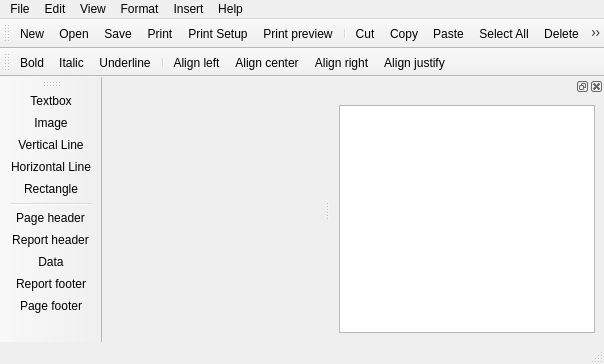
<?xml version="1.0" encoding="UTF-8"?>
<ui version="4.0">
 <class>QReportDesignerWindow</class>
 <widget class="QMainWindow" name="QReportDesignerWindow">
  <property name="geometry">
   <rect>
    <x>0</x>
    <y>0</y>
    <width>604</width>
    <height>364</height>
   </rect>
  </property>
  <property name="windowTitle">
   <string>QtReport</string>
  </property>
  <widget class="QWidget" name="centralwidget"/>
  <widget class="QMenuBar" name="menubar">
   <property name="geometry">
    <rect>
     <x>0</x>
     <y>0</y>
     <width>604</width>
     <height>19</height>
    </rect>
   </property>
   <widget class="QMenu" name="menuHelp">
    <property name="title">
     <string>Help</string>
    </property>
    <addaction name="actionHelp"/>
    <addaction name="actionAbout"/>
    <addaction name="actionAbout_Qt"/>
   </widget>
   <widget class="QMenu" name="menuInsert">
    <property name="title">
     <string>Insert</string>
    </property>
    <addaction name="actionInsertTextbox"/>
    <addaction name="actionInsertImage"/>
    <addaction name="actionInsertVerticalLine"/>
    <addaction name="actionInsertHorizontalLine"/>
    <addaction name="actionInsertRectangle"/>
    <addaction name="separator"/>
    <addaction name="actionInsertPageHeader"/>
    <addaction name="actionInsertReportHeader"/>
    <addaction name="actionInsertData"/>
    <addaction name="actionInsertReportFooter"/>
    <addaction name="actionInsertPageFooter"/>
   </widget>
   <widget class="QMenu" name="menuEdit">
    <property name="title">
     <string>Edit</string>
    </property>
    <addaction name="actionUndo"/>
    <addaction name="actionRedo"/>
    <addaction name="separator"/>
    <addaction name="actionCut"/>
    <addaction name="actionCopy"/>
    <addaction name="actionPaste"/>
    <addaction name="separator"/>
    <addaction name="actionSelect_All"/>
    <addaction name="actionDelete"/>
   </widget>
   <widget class="QMenu" name="menuFile">
    <property name="title">
     <string>File</string>
    </property>
    <addaction name="actionNew"/>
    <addaction name="actionOpen"/>
    <addaction name="actionSave"/>
    <addaction name="actionSave_As"/>
    <addaction name="separator"/>
    <addaction name="actionPrint_Setup"/>
    <addaction name="actionPrint"/>
    <addaction name="actionPrint_preview"/>
    <addaction name="separator"/>
    <addaction name="actionExit"/>
   </widget>
   <widget class="QMenu" name="menuFormat">
    <property name="title">
     <string>Format</string>
    </property>
    <addaction name="actionBold"/>
    <addaction name="actionItalic"/>
    <addaction name="actionUnderline"/>
    <addaction name="separator"/>
    <addaction name="actionAlignLeft"/>
    <addaction name="actionAlignCenter"/>
    <addaction name="actionAlignRight"/>
    <addaction name="actionAlignJustify"/>
    <addaction name="separator"/>
    <addaction name="actionProperties"/>
   </widget>
   <widget class="QMenu" name="menuView">
    <property name="title">
     <string>View</string>
    </property>
    <widget class="QMenu" name="menuZoom">
     <property name="title">
      <string>Zoom</string>
     </property>
     <addaction name="actionZoom25"/>
     <addaction name="actionZoom50"/>
     <addaction name="actionZoom75"/>
     <addaction name="actionZoom100"/>
     <addaction name="actionZoom200"/>
     <addaction name="actionZoom400"/>
    </widget>
    <widget class="QMenu" name="menuGrid">
     <property name="title">
      <string>Grid</string>
     </property>
     <addaction name="actionGridNone"/>
     <addaction name="actionGridDots"/>
     <addaction name="actionGridLines"/>
    </widget>
    <addaction name="separator"/>
    <addaction name="menuZoom"/>
    <addaction name="menuGrid"/>
    <addaction name="actionAlignToGrid"/>
    <addaction name="actionShowRulers"/>
   </widget>
   <addaction name="menuFile"/>
   <addaction name="menuEdit"/>
   <addaction name="menuView"/>
   <addaction name="menuFormat"/>
   <addaction name="menuInsert"/>
   <addaction name="menuHelp"/>
  </widget>
  <widget class="QStatusBar" name="statusbar"/>
  <widget class="QDockWidget" name="dockWidget">
   <attribute name="dockWidgetArea">
    <number>2</number>
   </attribute>
   <widget class="QWidget" name="dockWidgetContents">
    <layout class="QVBoxLayout" name="verticalLayout">
     <item>
      <widget class="QTreeWidget" name="treeWidgetFields">
       <attribute name="headerVisible">
        <bool>false</bool>
       </attribute>
       <column>
        <property name="text">
         <string notr="true">1</string>
        </property>
       </column>
      </widget>
     </item>
    </layout>
   </widget>
  </widget>
  <widget class="QToolBar" name="toolBar">
   <property name="windowTitle">
    <string>toolBar</string>
   </property>
   <property name="movable">
    <bool>true</bool>
   </property>
   <property name="toolButtonStyle">
    <enum>Qt::ToolButtonIconOnly</enum>
   </property>
   <attribute name="toolBarArea">
    <enum>LeftToolBarArea</enum>
   </attribute>
   <attribute name="toolBarBreak">
    <bool>false</bool>
   </attribute>
   <addaction name="actionInsertTextbox"/>
   <addaction name="actionInsertImage"/>
   <addaction name="actionInsertVerticalLine"/>
   <addaction name="actionInsertHorizontalLine"/>
   <addaction name="actionInsertRectangle"/>
   <addaction name="separator"/>
   <addaction name="actionInsertPageHeader"/>
   <addaction name="actionInsertReportHeader"/>
   <addaction name="actionInsertData"/>
   <addaction name="actionInsertReportFooter"/>
   <addaction name="actionInsertPageFooter"/>
  </widget>
  <widget class="QToolBar" name="toolBar_2">
   <property name="windowTitle">
    <string>toolBar_2</string>
   </property>
   <attribute name="toolBarArea">
    <enum>TopToolBarArea</enum>
   </attribute>
   <attribute name="toolBarBreak">
    <bool>false</bool>
   </attribute>
   <addaction name="actionNew"/>
   <addaction name="actionOpen"/>
   <addaction name="actionSave"/>
   <addaction name="actionPrint"/>
   <addaction name="actionPrint_Setup"/>
   <addaction name="actionPrint_preview"/>
   <addaction name="separator"/>
   <addaction name="actionCut"/>
   <addaction name="actionCopy"/>
   <addaction name="actionPaste"/>
   <addaction name="actionSelect_All"/>
   <addaction name="actionDelete"/>
   <addaction name="separator"/>
   <addaction name="actionAlignToGrid"/>
  </widget>
  <widget class="QToolBar" name="toolBar_3">
   <property name="windowTitle">
    <string>toolBar_3</string>
   </property>
   <attribute name="toolBarArea">
    <enum>TopToolBarArea</enum>
   </attribute>
   <attribute name="toolBarBreak">
    <bool>true</bool>
   </attribute>
   <addaction name="actionBold"/>
   <addaction name="actionItalic"/>
   <addaction name="actionUnderline"/>
   <addaction name="separator"/>
   <addaction name="actionAlignLeft"/>
   <addaction name="actionAlignCenter"/>
   <addaction name="actionAlignRight"/>
   <addaction name="actionAlignJustify"/>
  </widget>
  <action name="actionZoom25">
   <property name="checkable">
    <bool>true</bool>
   </property>
   <property name="text">
    <string>25%</string>
   </property>
  </action>
  <action name="actionZoom50">
   <property name="checkable">
    <bool>true</bool>
   </property>
   <property name="text">
    <string>50%</string>
   </property>
  </action>
  <action name="actionZoom75">
   <property name="checkable">
    <bool>true</bool>
   </property>
   <property name="text">
    <string>75%</string>
   </property>
  </action>
  <action name="actionZoom100">
   <property name="checkable">
    <bool>true</bool>
   </property>
   <property name="text">
    <string>100%</string>
   </property>
  </action>
  <action name="actionZoom200">
   <property name="checkable">
    <bool>true</bool>
   </property>
   <property name="text">
    <string>200%</string>
   </property>
  </action>
  <action name="actionZoom400">
   <property name="checkable">
    <bool>true</bool>
   </property>
   <property name="text">
    <string>400%</string>
   </property>
  </action>
  <action name="actionNew">
   <property name="icon">
    <iconset resource="resources.qrc">
     <normaloff>:/designer/new_document</normaloff>:/designer/new_document</iconset>
   </property>
   <property name="text">
    <string>New</string>
   </property>
   <property name="shortcut">
    <string>Ctrl+N</string>
   </property>
  </action>
  <action name="actionSave">
   <property name="icon">
    <iconset resource="resources.qrc">
     <normaloff>:/designer/save</normaloff>:/designer/save</iconset>
   </property>
   <property name="text">
    <string>Save</string>
   </property>
   <property name="shortcut">
    <string>Ctrl+S</string>
   </property>
  </action>
  <action name="actionSave_As">
   <property name="icon">
    <iconset resource="resources.qrc">
     <normaloff>:/designer/save_as</normaloff>:/designer/save_as</iconset>
   </property>
   <property name="text">
    <string>Save As...</string>
   </property>
  </action>
  <action name="actionPrint_Setup">
   <property name="icon">
    <iconset resource="resources.qrc">
     <normaloff>:/designer/page_setup</normaloff>:/designer/page_setup</iconset>
   </property>
   <property name="text">
    <string>Print Setup</string>
   </property>
  </action>
  <action name="actionPrint_preview">
   <property name="icon">
    <iconset resource="resources.qrc">
     <normaloff>:/designer/document_preview</normaloff>:/designer/document_preview</iconset>
   </property>
   <property name="text">
    <string>Print preview</string>
   </property>
  </action>
  <action name="actionPrint">
   <property name="icon">
    <iconset resource="resources.qrc">
     <normaloff>:/designer/print</normaloff>:/designer/print</iconset>
   </property>
   <property name="text">
    <string>Print...</string>
   </property>
   <property name="shortcut">
    <string>Ctrl+P</string>
   </property>
  </action>
  <action name="actionExit">
   <property name="icon">
    <iconset resource="resources.qrc">
     <normaloff>:/designer/exit</normaloff>:/designer/exit</iconset>
   </property>
   <property name="text">
    <string>Exit</string>
   </property>
  </action>
  <action name="actionAbout">
   <property name="icon">
    <iconset resource="resources.qrc">
     <normaloff>:/designer/information</normaloff>:/designer/information</iconset>
   </property>
   <property name="text">
    <string>About...</string>
   </property>
  </action>
  <action name="actionHelp">
   <property name="text">
    <string>Help</string>
   </property>
   <property name="shortcut">
    <string>F1</string>
   </property>
  </action>
  <action name="actionInsertTextbox">
   <property name="icon">
    <iconset resource="resources.qrc">
     <normaloff>:/designer/textbox</normaloff>:/designer/textbox</iconset>
   </property>
   <property name="text">
    <string>Textbox</string>
   </property>
  </action>
  <action name="actionInsertImage">
   <property name="icon">
    <iconset resource="resources.qrc">
     <normaloff>:/designer/image</normaloff>:/designer/image</iconset>
   </property>
   <property name="text">
    <string>Image</string>
   </property>
  </action>
  <action name="actionInsertVerticalLine">
   <property name="icon">
    <iconset resource="resources.qrc">
     <normaloff>:/designer/vline</normaloff>:/designer/vline</iconset>
   </property>
   <property name="text">
    <string>Vertical Line</string>
   </property>
  </action>
  <action name="actionInsertHorizontalLine">
   <property name="icon">
    <iconset resource="resources.qrc">
     <normaloff>:/designer/hline</normaloff>:/designer/hline</iconset>
   </property>
   <property name="text">
    <string>Horizontal Line</string>
   </property>
  </action>
  <action name="actionInsertPageHeader">
   <property name="icon">
    <iconset resource="resources.qrc">
     <normaloff>:/designer/section_page_header</normaloff>:/designer/section_page_header</iconset>
   </property>
   <property name="text">
    <string>Page header</string>
   </property>
  </action>
  <action name="actionInsertReportHeader">
   <property name="icon">
    <iconset resource="resources.qrc">
     <normaloff>:/designer/section_report_header</normaloff>:/designer/section_report_header</iconset>
   </property>
   <property name="text">
    <string>Report header</string>
   </property>
  </action>
  <action name="actionInsertData">
   <property name="icon">
    <iconset resource="resources.qrc">
     <normaloff>:/designer/section_data</normaloff>:/designer/section_data</iconset>
   </property>
   <property name="text">
    <string>Data</string>
   </property>
  </action>
  <action name="actionInsertReportFooter">
   <property name="icon">
    <iconset resource="resources.qrc">
     <normaloff>:/designer/section_report_footer</normaloff>:/designer/section_report_footer</iconset>
   </property>
   <property name="text">
    <string>Report footer</string>
   </property>
  </action>
  <action name="actionInsertPageFooter">
   <property name="icon">
    <iconset resource="resources.qrc">
     <normaloff>:/designer/section_page_footer</normaloff>:/designer/section_page_footer</iconset>
   </property>
   <property name="text">
    <string>Page footer</string>
   </property>
  </action>
  <action name="actionInsertRectangle">
   <property name="icon">
    <iconset resource="resources.qrc">
     <normaloff>:/designer/rectangle</normaloff>:/designer/rectangle</iconset>
   </property>
   <property name="text">
    <string>Rectangle</string>
   </property>
  </action>
  <action name="actionAlignToGrid">
   <property name="checkable">
    <bool>true</bool>
   </property>
   <property name="icon">
    <iconset resource="resources.qrc">
     <normaloff>:/designer/grid_snap</normaloff>:/designer/grid_snap</iconset>
   </property>
   <property name="text">
    <string>Align to grid</string>
   </property>
  </action>
  <action name="actionShowRulers">
   <property name="checkable">
    <bool>true</bool>
   </property>
   <property name="icon">
    <iconset resource="resources.qrc">
     <normaloff>:/designer/ruler</normaloff>:/designer/ruler</iconset>
   </property>
   <property name="text">
    <string>Rulers</string>
   </property>
  </action>
  <action name="actionGridNone">
   <property name="checkable">
    <bool>true</bool>
   </property>
   <property name="text">
    <string>None</string>
   </property>
  </action>
  <action name="actionGridDots">
   <property name="checkable">
    <bool>true</bool>
   </property>
   <property name="icon">
    <iconset resource="resources.qrc">
     <normaloff>:/designer/grid_dots</normaloff>:/designer/grid_dots</iconset>
   </property>
   <property name="text">
    <string>Dots</string>
   </property>
  </action>
  <action name="actionGridLines">
   <property name="checkable">
    <bool>true</bool>
   </property>
   <property name="icon">
    <iconset resource="resources.qrc">
     <normaloff>:/designer/grid_lines</normaloff>:/designer/grid_lines</iconset>
   </property>
   <property name="text">
    <string>Lines</string>
   </property>
  </action>
  <action name="actionAbout_Qt">
   <property name="text">
    <string>About Qt...</string>
   </property>
  </action>
  <action name="actionBold">
   <property name="checkable">
    <bool>true</bool>
   </property>
   <property name="icon">
    <iconset resource="resources.qrc">
     <normaloff>:/designer/bold</normaloff>:/designer/bold</iconset>
   </property>
   <property name="text">
    <string>Bold</string>
   </property>
   <property name="shortcut">
    <string>Ctrl+B</string>
   </property>
  </action>
  <action name="actionItalic">
   <property name="checkable">
    <bool>true</bool>
   </property>
   <property name="icon">
    <iconset resource="resources.qrc">
     <normaloff>:/designer/italic</normaloff>:/designer/italic</iconset>
   </property>
   <property name="text">
    <string>Italic</string>
   </property>
   <property name="shortcut">
    <string>Ctrl+I</string>
   </property>
  </action>
  <action name="actionUnderline">
   <property name="checkable">
    <bool>true</bool>
   </property>
   <property name="icon">
    <iconset resource="resources.qrc">
     <normaloff>:/designer/underline</normaloff>:/designer/underline</iconset>
   </property>
   <property name="text">
    <string>Underline</string>
   </property>
   <property name="shortcut">
    <string>Ctrl+U</string>
   </property>
  </action>
  <action name="actionUndo">
   <property name="icon">
    <iconset resource="resources.qrc">
     <normaloff>:/designer/undo</normaloff>:/designer/undo</iconset>
   </property>
   <property name="text">
    <string>Undo</string>
   </property>
   <property name="shortcut">
    <string>Ctrl+Z</string>
   </property>
  </action>
  <action name="actionRedo">
   <property name="icon">
    <iconset resource="resources.qrc">
     <normaloff>:/designer/redo</normaloff>:/designer/redo</iconset>
   </property>
   <property name="text">
    <string>Redo</string>
   </property>
   <property name="shortcut">
    <string>Ctrl+Shift+Z</string>
   </property>
  </action>
  <action name="actionCut">
   <property name="icon">
    <iconset resource="resources.qrc">
     <normaloff>:/designer/cut</normaloff>:/designer/cut</iconset>
   </property>
   <property name="text">
    <string>Cut</string>
   </property>
   <property name="shortcut">
    <string>Ctrl+X</string>
   </property>
  </action>
  <action name="actionCopy">
   <property name="icon">
    <iconset resource="resources.qrc">
     <normaloff>:/designer/copy</normaloff>:/designer/copy</iconset>
   </property>
   <property name="text">
    <string>Copy</string>
   </property>
   <property name="shortcut">
    <string>Ctrl+C</string>
   </property>
  </action>
  <action name="actionPaste">
   <property name="icon">
    <iconset resource="resources.qrc">
     <normaloff>:/designer/paste</normaloff>:/designer/paste</iconset>
   </property>
   <property name="text">
    <string>Paste</string>
   </property>
   <property name="shortcut">
    <string>Ctrl+V</string>
   </property>
  </action>
  <action name="actionSelect_All">
   <property name="icon">
    <iconset resource="resources.qrc">
     <normaloff>:/designer/select_all</normaloff>:/designer/select_all</iconset>
   </property>
   <property name="text">
    <string>Select All</string>
   </property>
   <property name="shortcut">
    <string>Ctrl+A</string>
   </property>
  </action>
  <action name="actionDelete">
   <property name="icon">
    <iconset resource="resources.qrc">
     <normaloff>:/designer/delete</normaloff>:/designer/delete</iconset>
   </property>
   <property name="text">
    <string>Delete</string>
   </property>
   <property name="shortcut">
    <string>Del</string>
   </property>
  </action>
  <action name="actionOpen">
   <property name="icon">
    <iconset resource="resources.qrc">
     <normaloff>:/designer/open</normaloff>:/designer/open</iconset>
   </property>
   <property name="text">
    <string>Open</string>
   </property>
   <property name="shortcut">
    <string>Ctrl+O</string>
   </property>
  </action>
  <action name="actionAlignLeft">
   <property name="checkable">
    <bool>true</bool>
   </property>
   <property name="icon">
    <iconset resource="resources.qrc">
     <normaloff>:/designer/align-left</normaloff>:/designer/align-left</iconset>
   </property>
   <property name="text">
    <string>Align left</string>
   </property>
  </action>
  <action name="actionAlignRight">
   <property name="checkable">
    <bool>true</bool>
   </property>
   <property name="icon">
    <iconset resource="resources.qrc">
     <normaloff>:/designer/align-right</normaloff>:/designer/align-right</iconset>
   </property>
   <property name="text">
    <string>Align right</string>
   </property>
  </action>
  <action name="actionAlignCenter">
   <property name="checkable">
    <bool>true</bool>
   </property>
   <property name="icon">
    <iconset resource="resources.qrc">
     <normaloff>:/designer/align-center</normaloff>:/designer/align-center</iconset>
   </property>
   <property name="text">
    <string>Align center</string>
   </property>
  </action>
  <action name="actionAlignJustify">
   <property name="checkable">
    <bool>true</bool>
   </property>
   <property name="icon">
    <iconset resource="resources.qrc">
     <normaloff>:/designer/align-justify</normaloff>:/designer/align-justify</iconset>
   </property>
   <property name="text">
    <string>Align justify</string>
   </property>
  </action>
  <action name="actionProperties">
   <property name="icon">
    <iconset resource="resources.qrc">
     <normaloff>:/designer/properties</normaloff>:/designer/properties</iconset>
   </property>
   <property name="text">
    <string>Properties</string>
   </property>
  </action>
 </widget>
 <resources>
  <include location="resources.qrc"/>
 </resources>
 <connections/>
</ui>
